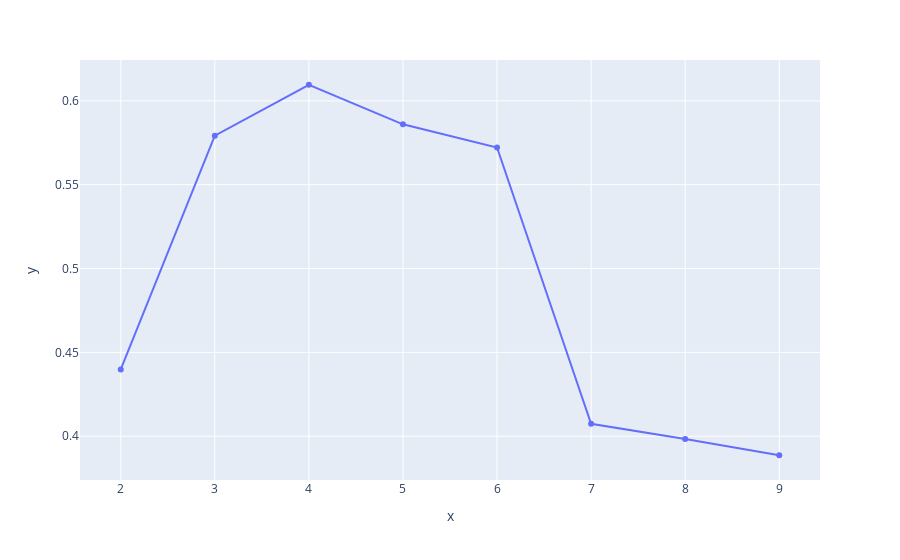

Write notebook code for a chart like this one.
### Markdown cell above
##### Based on the result of profiling above, 3.1 column will be removed due to all constant zero value (will see how different it will be) 4.1 column will be keeped in the table, it might represent the target value.

#####  Use KMeans to get general idea of estiamted number of clusters, then apply other algorithms based on the range of K. Create blobs, circle and moons shape for each one test with three following algorithms and see which one has the best performances.

#### To discover how many clusters in the dataset (check all pairs), will use Agglomerative clustering (for detecting Large n_samples and n_clusters) and OPTICS (for detecting Large n_clusters and n_samples also for Large dataset, outlier removal, data reduction). The last one will use t-Distributed Stochastic Neighbor Embedding (t-SNE) to see how data separated into clusters.

### Code cell
sscore = []
# starting with 2 clusters now becuase the silhouette isn't defined for 1
for i in range(2,10):
    kmeans = KMeans(
        n_clusters = i, # Number of clusters to find
        init = "k-means++", # How to place the initial cluster centroids,
        max_iter= 100, # Maximum number of iterations for the algorithm to run
        tol=0.0001, # Roughly how much the centroids need to change between iterations to keep going
    ).fit(
        a4_data_df
    )
    
    silhouette_avg = silhouette_score(a4_data_df, kmeans.labels_)
    sscore.append(silhouette_avg)
    
px.line(y = sscore,x = range(2,10), markers=True)

### Figure 1 — Plotly figure (JSON) as saved in the notebook; plotly's stock layout.template omitted (floating-point values rounded to 4 significant figures)
{"data": [{"hovertemplate": "x=%{x}<br>y=%{y}<extra></extra>", "legendgroup": "", "line": {"color": "#636efa", "dash": "solid"}, "marker": {"symbol": "circle"}, "mode": "lines+markers", "name": "", "orientation": "v", "showlegend": false, "type": "scatter", "x": [2, 3, 4, 5, 6, 7, 8, 9], "xaxis": "x", "y": [0.4398, 0.5792, 0.6096, 0.586, 0.5722, 0.4074, 0.3984, 0.3887], "yaxis": "y"}], "layout": {"legend": {"tracegroupgap": 0}, "margin": {"t": 60}, "xaxis": {"anchor": "y", "domain": [0, 1], "title": {"text": "x"}}, "yaxis": {"anchor": "x", "domain": [0, 1], "title": {"text": "y"}}}}
